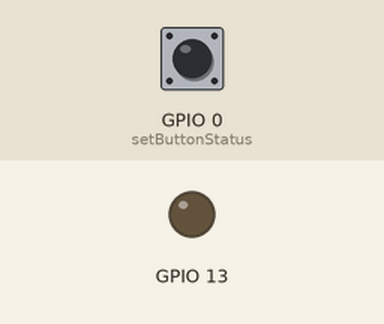
The sketch below on a simulated ESP8266 (NodeMCU). On the bench: output pins drawn as LEDs (lit = HIGH). The test bench sets the inputs (shaded band); at power-on: GPIO 0 (setButtonStatus) HIGH. WiFi joins after 1.5 s; servers stay silent unless stated; the Firebase database answers and starts empty; what the sketch prints to the serial monitor is not drawn.

Above: at 0.1 s.
At 3.0 s:
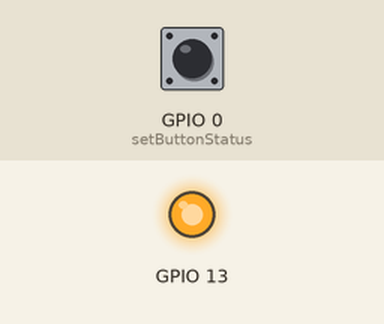
Timing chart, 0 to 4.5 s (numbered marks = the images above):
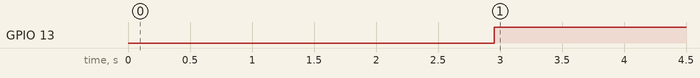

The sketch:

arduino_firebase.ino
```cpp
#include <ESP8266WiFi.h>
#include <FirebaseArduino.h>

#define FIREBASE_HOST "Sua URL do FIrebase"
#define FIREBASE_AUTH "Chave Secreta do Banco"
#define WIFI_SSID "NOME DO WIFI"
#define WIFI_PASSWORD "SENHA"

int buttonState = 0;

void setup() {

  Serial.begin(9600);
  pinMode(13, OUTPUT);
  pinMode(0, INPUT);
  WiFi.begin(WIFI_SSID, WIFI_PASSWORD);
  Serial.print("conectando...");

  while (WiFi.status() != WL_CONNECTED) {
    Serial.print(".");
    delay(500);
  }

  Serial.println();
  Serial.print("conectado a rede: ");
  Serial.println(WiFi.localIP());

  // Conecta ao Firebase
  Firebase.begin(FIREBASE_HOST, FIREBASE_AUTH);
  delay(1000);
  Firebase.set("ledStatus", 0);
  if (Firebase.failed()) {
    Serial.print(">>> ERRO ao criar ledStatus >>> ");
    Serial.println(Firebase.error());
  }
}

void setButtonStatus() {

  buttonState = digitalRead(0);
  Firebase.setInt("buttonStatus", buttonState);

  if (Firebase.failed()) {
    Serial.print(">>> Erro ao setar buttonStatus >>> ");
    Serial.println(Firebase.error());
  } else {
    Serial.println(buttonState);
  }
}

void getButtonStatus() {

  int status = Firebase.getInt("buttonStatus");

  if (Firebase.failed()) {
    Serial.print(">>> Erro ao obter buttonStatus >>> ");
    Serial.println(Firebase.error());
  } else {
    digitalWrite(13, status);
    Serial.println(status);
  }

}

void loop() {
  setButtonStatus();
  getButtonStatus();
  delay(50);
}
```

Measured:
- by itself, GPIO 13: LOW → HIGH at 3.0 s
